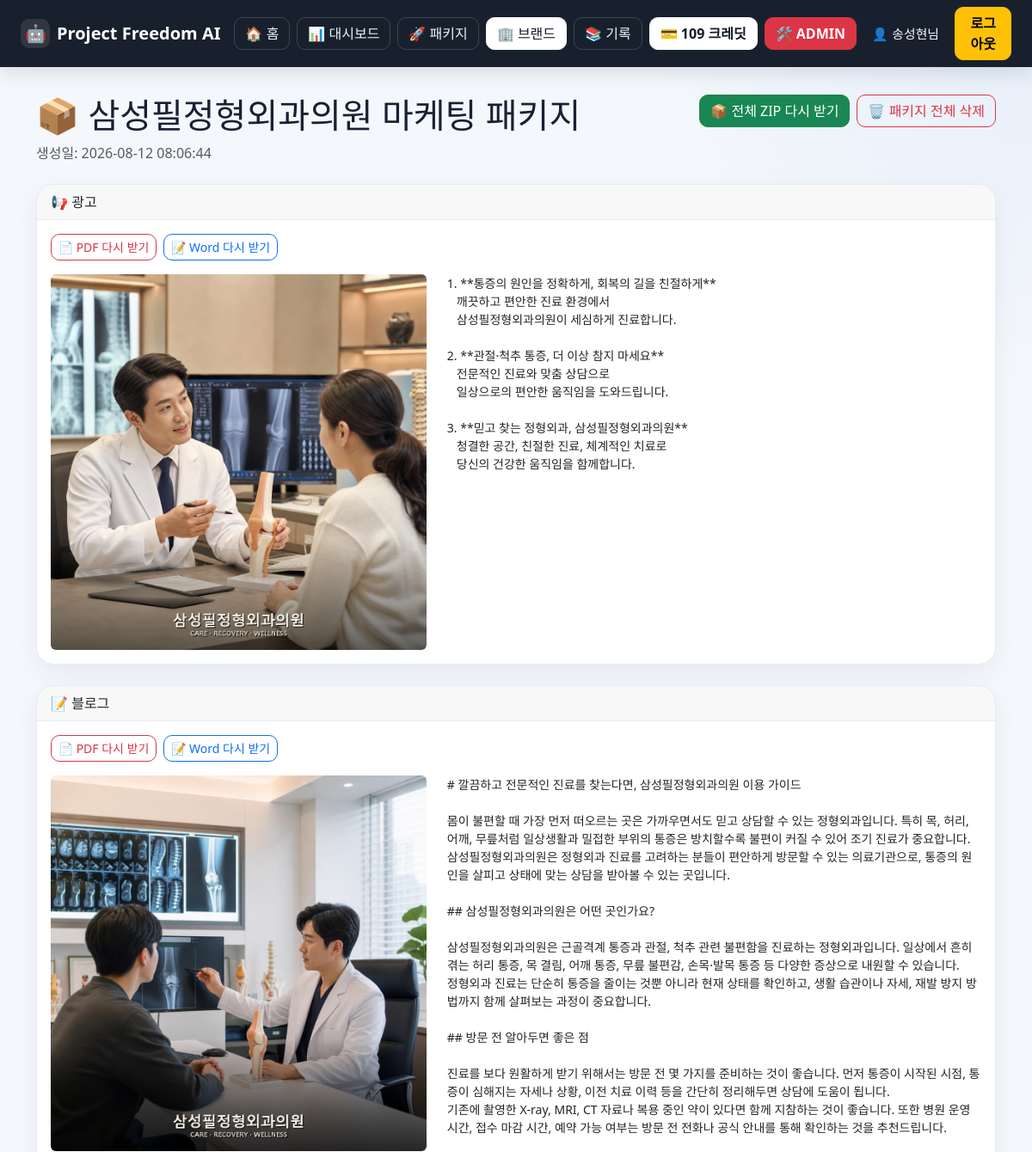
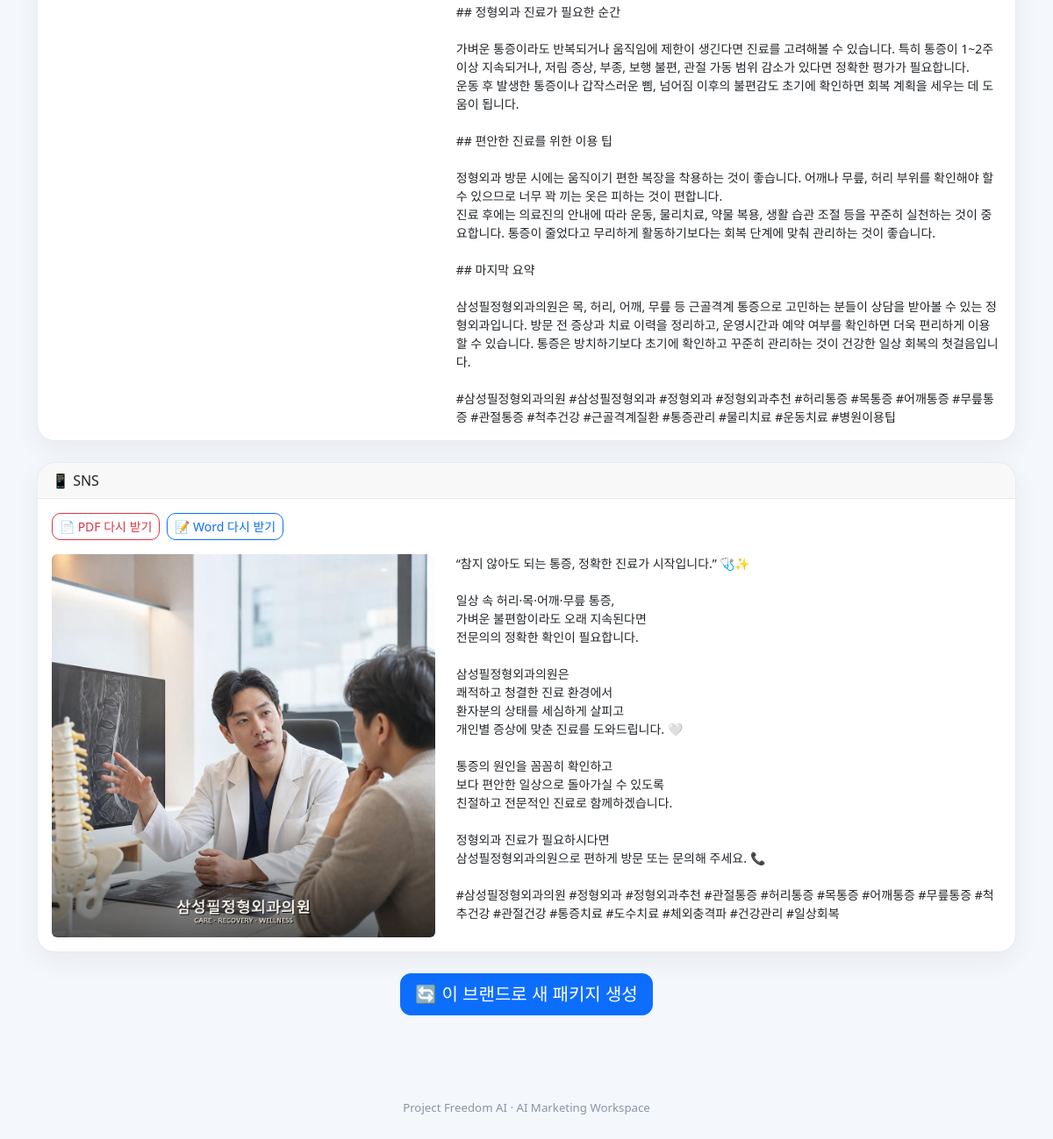
Screenshot of /profiles/2/history/fbf931adb029430fb0ce79b8709d2cc9 (signed in) with the database file from the repository (2 pictures, top to bottom).
### tables this page shows
CREATE TABLE users (
            id INTEGER PRIMARY KEY AUTOINCREMENT,
            email TEXT NOT NULL UNIQUE,
            username TEXT NOT NULL,
            password_hash TEXT NOT NULL,
            created_at TEXT NOT NULL
        , plan TEXT NOT NULL DEFAULT 'FREE', is_admin INTEGER NOT NULL DEFAULT 0, trial_eligible INTEGER NOT NULL DEFAULT 0, trial_reason TEXT NOT NULL DEFAULT '');

CREATE TABLE brand_profiles (
            id INTEGER PRIMARY KEY AUTOINCREMENT,
            business TEXT NOT NULL,
            company TEXT NOT NULL,
            style TEXT NOT NULL,
            image_style TEXT DEFAULT '고급스러운 실사',
            sns_platform TEXT DEFAULT '인스타그램',
            blog_length TEXT DEFAULT '2000자',
            ads_count INTEGER DEFAULT 5,
            created_at TIMESTAMP DEFAULT CURRENT_TIMESTAMP
        , user_id INTEGER);

CREATE TABLE history (
            id INTEGER PRIMARY KEY AUTOINCREMENT,
            business TEXT,
            company TEXT,
            style TEXT,
            result TEXT
        , image_url TEXT, content_type TEXT DEFAULT 'general', package_id TEXT, brand_profile_id INTEGER, created_at TEXT, version INTEGER DEFAULT 1, is_current INTEGER DEFAULT 1, user_id INTEGER);

### routes/profiles.py (the view)
@profiles_bp.route(
    "/profiles/<int:profile_id>/history/<package_id>"
)
@login_required
def package_detail(profile_id, package_id):
    profile = get_profile(profile_id, session["user_id"])
    if not profile:
        return "브랜드 프로필을 찾을 수 없습니다.", 404
    current_rows = get_package_history(
        package_id,
        brand_profile_id=profile_id,
        current_only=True,
        user_id=session["user_id"]
    )
    all_rows = get_package_history(
        package_id,
        brand_profile_id=profile_id,
        current_only=False,
        user_id=session["user_id"]
    )
    if not all_rows:
        return "마케팅 패키지 기록을 찾을 수 없습니다.", 404
    items = []
    for row in current_rows:
        (
            history_id,
            business,
            company,
            style,
            result,
            image_url,
            content_type,
            row_package_id,
            brand_profile_id,
            created_at,
            version,
            is_current
        ) = row
        items.append({
            "id": history_id,
            "business": business,
            "company": company,
            "style": style,
            "result": result,
            "image_url": image_url,
            "content_type": content_type or "general",
            "created_at": created_at,
            "version": version
        })
    versions_by_type = {
        "ads": [],
        "blog": [],
        "sns": []
    }
    for row in all_rows:
        content_type = (
            row[6]
            or "general"
        )
        if content_type not in versions_by_type:
            continue
        versions_by_type[
            content_type
        ].append({
            "id": row[0],
            "result": row[4],
            "image_url": row[5],
            "created_at": row[9],
            "version": row[10],
            "is_current": bool(row[11])
        })
    created_at = (
        all_rows[-1][9]
        if all_rows
        else ""
    )
    plan_status = get_plan_status(
        session["user_id"]
    )
    return render_template(
        "package_detail.html",
        profile=profile,
        package_id=package_id,
        created_at=created_at,
        items=items,
        versions_by_type=versions_by_type,
        plan=plan_status["plan"]
    )

### database/db.py (called while the page is built)
def _connect():
    return sqlite3.connect(str(DB_PATH))

### database/profiles.py (called while the page is built)
def _connect():
    return sqlite3.connect(str(DB_PATH))

def get_profile(profile_id, user_id):
    init_profiles_table()
    conn = _connect()
    cursor = conn.cursor()
    cursor.execute("""
        SELECT
            id,
            business,
            company,
            style,
            image_style,
            sns_platform,
            blog_length,
            ads_count
        FROM brand_profiles
        WHERE id = ?
          AND user_id = ?
    """, (
        profile_id,
        user_id,
    ))
    row = cursor.fetchone()
    conn.close()
    return row

### database/users.py (called while the page is built)
def _connect():
    conn = sqlite3.connect(str(DB_PATH))
    conn.row_factory = sqlite3.Row
    return conn

def get_user_by_id(user_id):
    init_users_table()
    conn = _connect()
    cursor = conn.cursor()
    cursor.execute("""
        SELECT
            id,
            email,
            username,
            created_at,
            plan,
            is_admin,
            trial_eligible,
            trial_reason
        FROM users
        WHERE id = ?
    """, (
        user_id,
    ))
    row = cursor.fetchone()
    conn.close()
    return row

def get_monthly_credit_usage(user_id):
    init_users_table()
    month_key = datetime.now().strftime("%Y-%m")
    conn = _connect()
    cursor = conn.cursor()
    cursor.execute("""
        SELECT COALESCE(SUM(credits), 0)
        FROM ai_credit_usage
        WHERE user_id = ? AND substr(used_at, 1, 7) = ?
    """, (user_id, month_key))
    used = int(cursor.fetchone()[0] or 0)
    conn.close()
    return used

def get_bonus_credit_balance(user_id):
    init_users_table()
    conn = _connect()
    cursor = conn.cursor()
    cursor.execute(
        "SELECT balance FROM ai_credit_wallet WHERE user_id = ?",
        (user_id,)
    )
    row = cursor.fetchone()
    conn.close()
    return int(row["balance"] if row else 0)

### routes/auth.py (called while the page is built)
def login_required(view_function):
    @wraps(view_function)
    def wrapped_view(*args, **kwargs):
        if not session.get("user_id"):
            return redirect(
                url_for("auth.login")
            )
        return view_function(
            *args,
            **kwargs
        )
    return wrapped_view

### templates/package_detail.html (shortened to what this page needs)
{% extends "base.html" %}
{% block content %}
<div class="container pb-5">
    <div class="d-flex justify-content-between align-items-start flex-wrap gap-3 mb-4">
        <div>
            <h1>
                📦 {{ profile[2] }} 마케팅 패키지
            </h1>
            <p class="text-muted mb-0">
                생성일: {{ created_at }}
            </p>
        </div>
        <div class="d-flex gap-2 flex-wrap">
            <a
                href="/profiles/{{ profile[0] }}/history/{{ package_id }}/download/zip"
                class="btn btn-success">
                📦 전체 ZIP 다시 받기
            </a>
            <form
                method="POST"
                action="/profiles/{{ profile[0] }}/history/{{ package_id }}/delete"
                onsubmit="return confirm('광고/블로그/SNS 기록을 모두 삭제할까요?');">
                <button
                    type="submit"
                    class="btn btn-outline-danger">
                    🗑 패키지 전체 삭제
                </button>
            </form>
        </div>
    </div>
    {% for item in items %}
    <div class="card shadow mb-4">
        <div class="card-header">
            {% if item['content_type'] == "ads" %}
                📢 광고
            {% elif item['content_type'] == "blog" %}
                📝 블로그
            {% elif item['content_type'] == "sns" %}
                📱 SNS
            {% else %}
                📄 생성 기록
            {% endif %}
        </div>
        <div class="card-body">
            {% if item['content_type'] in ['ads', 'blog', 'sns'] %}
            <div class="d-flex gap-2 flex-wrap mb-3">
                <a
                    href="/profiles/{{ profile[0] }}/history/{{ package_id }}/download/{{ item['content_type'] }}/pdf"
                    class="btn btn-sm btn-outline-danger">
                    📄 PDF 다시 받기
                </a>
                <a
                    href="/profiles/{{ profile[0] }}/history/{{ package_id }}/download/{{ item['content_type'] }}/word"
                    class="btn btn-sm btn-outline-primary">
                    📝 Word 다시 받기
                </a>
            </div>
            {% endif %}
            <div class="row align-items-start">
                {% if item['image_url'] %}
                <div class="col-lg-5 mb-3 mb-lg-0">
                    <img
                        src="{{ item['image_url'] }}"
                        class="img-fluid rounded detail-image"
                        alt="생성 이미지">
                </div>
                <div class="col-lg-7">
                {% else %}
                <div class="col-12">
                {% endif %}
                    <pre class="result-text">{{ item['result'] }}</pre>
                </div>
            </div>
        </div>
    </div>
    {% endfor %}
    <div class="text-center mt-4">
        <a
            href="/package?profile_id={{ profile[0] }}"
            class="btn btn-primary btn-lg">
            🔄 이 브랜드로 새 패키지 생성
        </a>
    </div>
</div>
{% endblock %}

### templates/_navbar.html (shortened to what this page needs)
<nav class="navbar navbar-expand-xl navbar-dark pf-navbar sticky-top">
    <div class="container-fluid px-3 px-lg-4">
        <a class="navbar-brand fw-bold d-flex align-items-center gap-2" href="/">
            <span class="pf-logo">🤖</span>
            <span>Project Freedom AI</span>
        </a>
        <div class="collapse navbar-collapse mt-3 mt-xl-0" id="pfMainNav">
            <div class="navbar-nav ms-auto gap-2 align-items-xl-center">
                <a
                    class="btn pf-nav-btn {% if request.path == '/' or request.path.startswith('/blog') or request.path.startswith('/sns') %}pf-nav-active{% endif %}"
                    href="/">
                    🏠 홈
                </a>
                {% if session.get("user_id") %}
                <a
                    class="btn pf-nav-btn {% if request.path.startswith('/dashboard') %}pf-nav-active{% endif %}"
                    href="/dashboard">
                    📊 대시보드
                </a>
                <a
                    class="btn pf-nav-btn {% if request.path.startswith('/package') %}pf-nav-active{% endif %}"
                    href="/package">
                    🚀 패키지
                </a>
                <a
                    class="btn pf-nav-btn {% if request.path.startswith('/profiles') %}pf-nav-active{% endif %}"
                    href="/profiles">
                    🏢 브랜드
                </a>
                <a
                    class="btn pf-nav-btn {% if request.path.startswith('/history') %}pf-nav-active{% endif %}"
                    href="/history">
                    📚 기록
                </a>
                <a
                    class="btn pf-credit-pill {% if request.path.startswith('/credits') %}pf-credit-active{% endif %}"
                    href="/credits"
                    title="크레딧 충전 및 내역">
                    💳 {{ session.get("plan_remaining", 0) }} 크레딧
                </a>
                {% if session.get("is_admin") %}
                <a
                    class="btn pf-admin-btn {% if request.path.startswith('/admin') %}pf-admin-active{% endif %}"
                    href="/admin">
                    🛠 ADMIN
                </a>
                {% endif %}
                <div class="pf-user-chip">
                    👤 {{ session.get("user_name") }}님
                </div>
                <a class="btn btn-warning fw-semibold" href="/logout">
                    로그아웃
                </a>
                {% endif %}
            </div>
        </div>
    </div>
</nav>

### rows the page displays
users: get "송성현"
brand_profiles: company "삼성필정형외과의원"
history: created_at "2026-08-12 08:06:44", content_type "📱 SNS", image_url (picture), result "“참지 않아도 되는 통증, 정확한 진료가 시작입니다.” 🩺✨ 일상 속 허리·목·어깨·무릎 통증, 가벼운 불편함이라도 오래 지속된다면 전문의의 정확한 확인이 필요합니다. 삼성필정형외과의원은 쾌적하고 청결한 진료 환경에서 환자분의 상태를 세심하게 살피고 개인별 증상에 맞춘 진료를 도와드립니다. 🤍 통증의 원인을 꼼꼼히 확인하고 보다 편안한 일상으로 돌아가실 수 있도록 친절하고 전문적인 진료로 함께하겠습니다. 정형외과 진료가 필요하시다면 삼성필정형외과의원으로 편하게 방문 또는 문의해 주세요. 📞 #삼성필정형외과의원 #정형외과 #정형외과추천 #관절통증 #허리통증 #목통증 #어깨통증 #무릎통증 #척추건강 #관절건강 #통증치료 #도수치료 #체외충격파 #건강관리 #일상회복"
history: content_type "📢 광고", image_url (picture), result "1. **통증의 원인을 정확하게, 회복의 길을 친절하게** 깨끗하고 편안한 진료 환경에서 삼성필정형외과의원이 세심하게 진료합니다. 2. **관절·척추 통증, 더 이상 참지 마세요** 전문적인 진료와 맞춤 상담으로 일상으로의 편안한 움직임을 도와드립니다. 3. **믿고 찾는 정형외과, 삼성필정형외과의원** 청결한 공간, 친절한 진료, 체계적인 치료로 당신의 건강한 움직임을 함께합니다."
history: content_type "📝 블로그", image_url (picture), result "# 깔끔하고 전문적인 진료를 찾는다면, 삼성필정형외과의원 이용 가이드 몸이 불편할 때 가장 먼저 떠오르는 곳은 가까우면서도 믿고 상담할 수 있는 정형외과입니다. 특히 목, 허리, 어깨, 무릎처럼 일상생활과 밀접한 부위의 통증은 방치할수록 불편이 커질 수 있어 조기 진료가 중요합니다. 삼성필정형외과의원은 정형외과 진료를 고려하는 분들이 편안하게 방문할 수 있는 의료기관으로, 통증의 원인을 살피고 상태에 맞는 상담을 받아볼 수 있는 곳입니다. ## 삼성필정형외과의원은 어떤 곳인가요? 삼성필정형외과의원은 근골격계 통증과 관절, 척추 관련 불편함을 진료하는 정형외과입니다. 일상에서 흔히 겪는 허리 통증, 목 결림, 어깨 통증, 무릎 불편감, 손목·발목 통증 등 다양한 증상으로 내원할 수 있습니다. 정형외과 진료는 단순히 통증을 줄이는 것뿐 아니라 현재 상태를 확인하고, 생활 습관이나 자세, 재발 방지 방법까지 함께 살펴보는 과정이 중요합니다. ## 방문 전 알아두면 좋은 점 진료를 보다 원활하게 받기 위해서는 방문 전 몇 가지를 준비하는 것이 좋습니다. 먼저 통증이 시작된 시점, 통증이 심해지는 자세나 상황, 이전 치료 이력 등을 간단히 정리해두면 상담에 도움이 됩니다. 기존에 촬영한 X-ray, MRI, CT 자료나 복용 중인 약이 있다면 함께 지참하는 것이 좋습니다. 또한 병원 운영시간, 접수 마감 시간, 예약 가능 여부는 방문 전…"

### other values shown
{{ session.get("plan_remaining", 0) }} "109"
